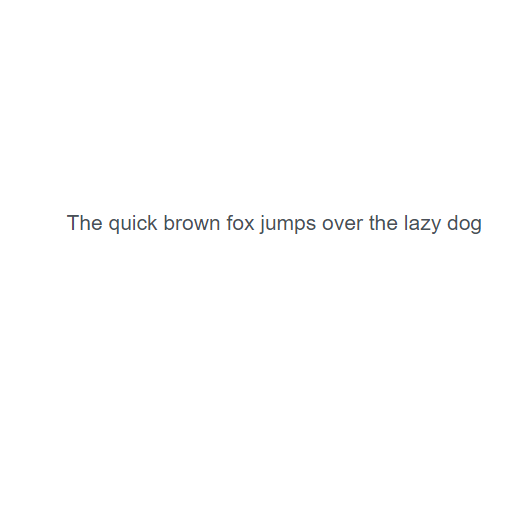
#> input picture Pretraining/test1.png, 511 x 511 px
$ python -i Preprocessing.py   (imports and definitions only)
#> lines starting #> are read from the running program, lines starting #| are printed output that depends on the picture; after the words box and inside, x2 and y2 are one past the last pixel; in counts of white or black regions, pixels touching at a corner belong together
#> further down, picture is the input picture: shape (511, 511, 3); mean B, G, R 253.9, 253.9, 253.8
import cv2

def preprocessing(image):
    # Uses Otsu's thresholding after Gaussian filtering to convert the image into binary form
    img = cv2.GaussianBlur(image, (1, 1), 0)
    img = cv2.cvtColor(img, cv2.COLOR_BGR2GRAY)
    ret, img = cv2.threshold(img, 0, 255, cv2.THRESH_BINARY + cv2.THRESH_OTSU)
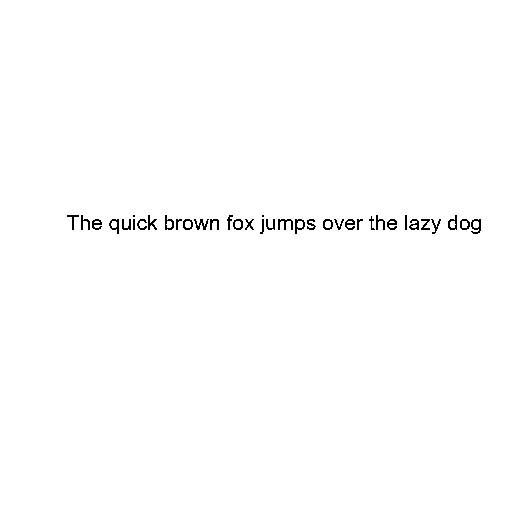
#> img: shape (511, 511); 99.3% white; black in thin lines or dots, all inside (x1, y1, x2, y2) = (67, 215, 481, 234)
#> ret = 183

    # Remove high intensity dots/patches to smoothen the image
    img = cv2.fastNlMeansDenoising(img, None, 15, 7, 21)

    # Resize & Invert Image
    img = cv2.resize(img, (1000, 1000), interpolation=cv2.INTER_AREA)
#> img: shape (1000, 1000)
    img = cv2.bitwise_not(img)
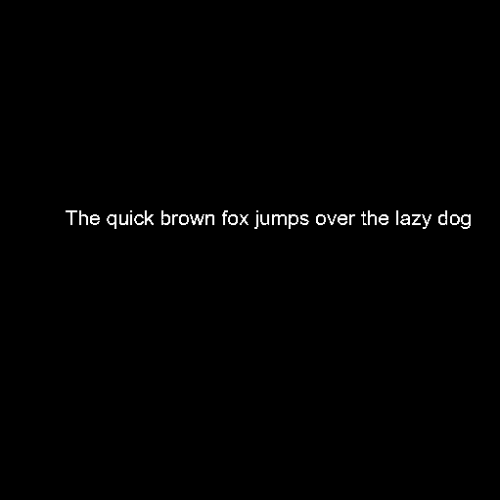
#> img: shape (1000, 1000) (shown at 1/2 size); min 0, max 255, mean 1.8

    # Use Guo Hall's algorithm to skeletonize the image
    img = cv2.ximgproc.thinning(img, thinningType=cv2.ximgproc.THINNING_GUOHALL)
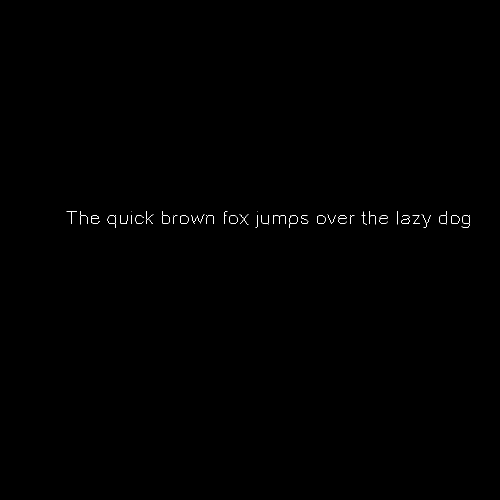
#> img: shape (1000, 1000) (shown at 1/2 size); 0.17% white in thin lines or dots, all inside (x1, y1, x2, y2) = (133, 422, 940, 456)

    return img

>>> import cv2
>>> picture = cv2.imread('test1.png')
>>> result = preprocessing(picture)
